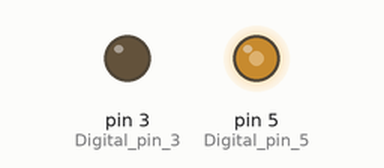
This sketch was run on a simulated Arduino Uno, built with avr-gcc and run on an emulated ATmega328P. Shown: output pins drawn as LEDs (lit = HIGH).

Above: at 0.23 s.
Timing chart, 0 to 0.8 s (numbered marks = the images above):
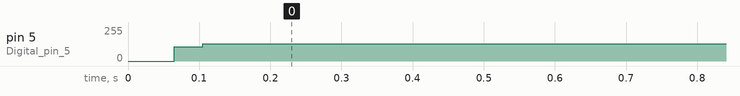

Measured:
- by itself, pin 5 (Digital_pin_5): 0/255 → 130/255 at 0.06 s

The sketch:

PI_Controller.ino
```cpp
#include<math.h>

int kp, ki, integral, proportional, speed;
float target, error, current;

void readEncoder();
void setSpeed();

void setup() {
  kp = 1; // P-constant, set to 1 to disable
  ki = 1; // I-constant, set to 0 to disable
  integral = 0;

  pinMode(3, OUTPUT); // Digital pin 3 (Clockwise)
  pinMode(5, OUTPUT); // Digital pin 5 (Counter-clockwise)
  analogWrite(3, 0);
  analogWrite(5, 0);

  // Lav noget kode som venter på et input fra serial (= Fra computeren)
}

void loop() {
  setSpeed();
}

void readEncoder() {
  // Read rotary encoder
  current = 1.0;
}
void cw(int pwm) {
  // Convert to 0-255 resolution
  // <magic>

  analogWrite(5, 0);  // Turn off counter-clockwise signal
  analogWrite(3, pwm); // Turn on clockwise signal
}

void ccw(int pwm) {
  // Convert to 0-255 resolution
  // <magic>

  analogWrite(3, 0);  // Turn off clockwise signal
  analogWrite(5, pwm); // Turn on counter-clockwise signal
}
void setSpeed() {
  bool inv, neg;

  //Determine error
  readEncoder();
  error = target - current;

  // If error loops around 360
  if (error > 360) {
    error = error - 360;
  }

  // Determine direction
  if (abs(error) > 180) { // Invert direction
    inv = 1;
    error = error + 180;
    if (error < 0) {  // Direction is already inverted
      neg = 1;
      error = error + 180;
    }
    else {  // Direction not previously inverted
      neg = 0;
    }
    error = 180 - abs(error);
  }
  else {  //No inversion
    inv = 0;
    if (error < 0) {  // Drection is already inverted
      neg = 1;
    }
    else {  // Direction not previously inverted
      neg = 0;
    }
    error = abs(error);
  }

  //P-controller gain
  proportional = error * kp;

  //I-controller gain
  integral = integral + error * ki;
  /*//Limit integral
    if(integral>=255) {
    integral = 255;
    }
    else if(integral<=-254)
    {
    integral = -254;
    }
  */

  speed = integral + proportional;

  // Set output
  switch (neg) {
    case 0: // Positive error
      break;
      switch (inv) {
        case 0: // Don't invert
          cw(speed);
          break;
        case 1: // Invert
          ccw(speed);
          break;
      }
    case 1: // Negative error
      switch (inv) {
        case 0: // Don't re-invert
          ccw(speed);
          break;
        case 1: // Re-invert
          cw(speed);
          break;
      }
  }

}
```
